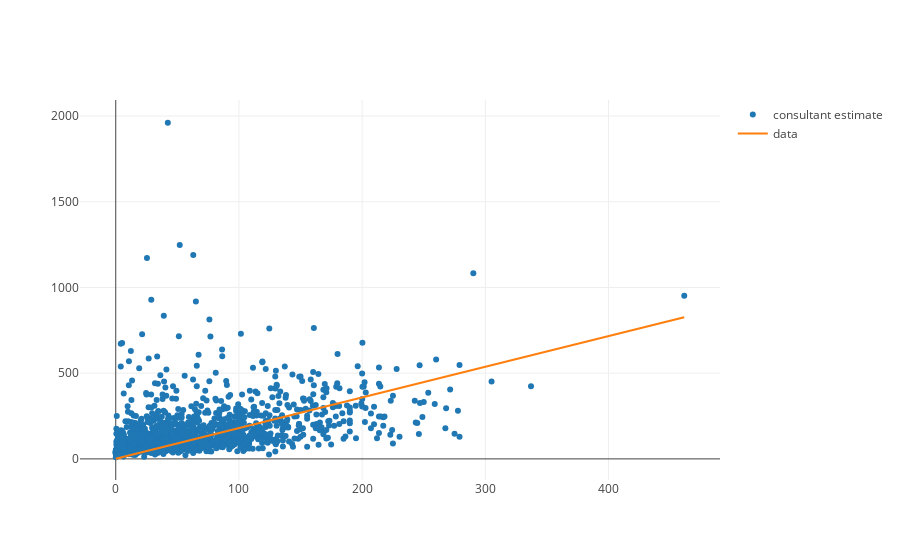

Notebook source saved alongside this figure:
### Markdown cell above
Now remember that our `build_regression_line` formula is not very sophisticated.  It essentially draws a line between the point with the lowest $x$ value and the highest $x$.  Let's plot our line along our dataset to get a sense of how good a job this does.

### Code cell
budgets = list(map(lambda movie: movie['budget_2013$'], scaled_movies))
estimated_revenues = list(map(lambda budget: expected_revenue_per_budget(budget), budgets))
initial_regression_trace = trace_values(budgets, estimated_revenues, mode = 'line')
plot([movies_trace, initial_regression_trace])

### Figure 1 — Plotly figure (JSON) as saved in the notebook; plotly's stock layout.template omitted (floating-point values rounded to 4 significant figures; data arrays with more than 128 entries replaced by an {"elided": "..."} marker saying what was removed)
{"data": [{"mode": "markers", "name": "consultant estimate", "text": [], "x": {"elided": "1776 float values"}, "y": {"elided": "1776 float values"}}, {"mode": "line", "name": "data", "text": [], "x": {"elided": "1776 float values"}, "y": {"elided": "1776 float values"}}], "layout": {}}
